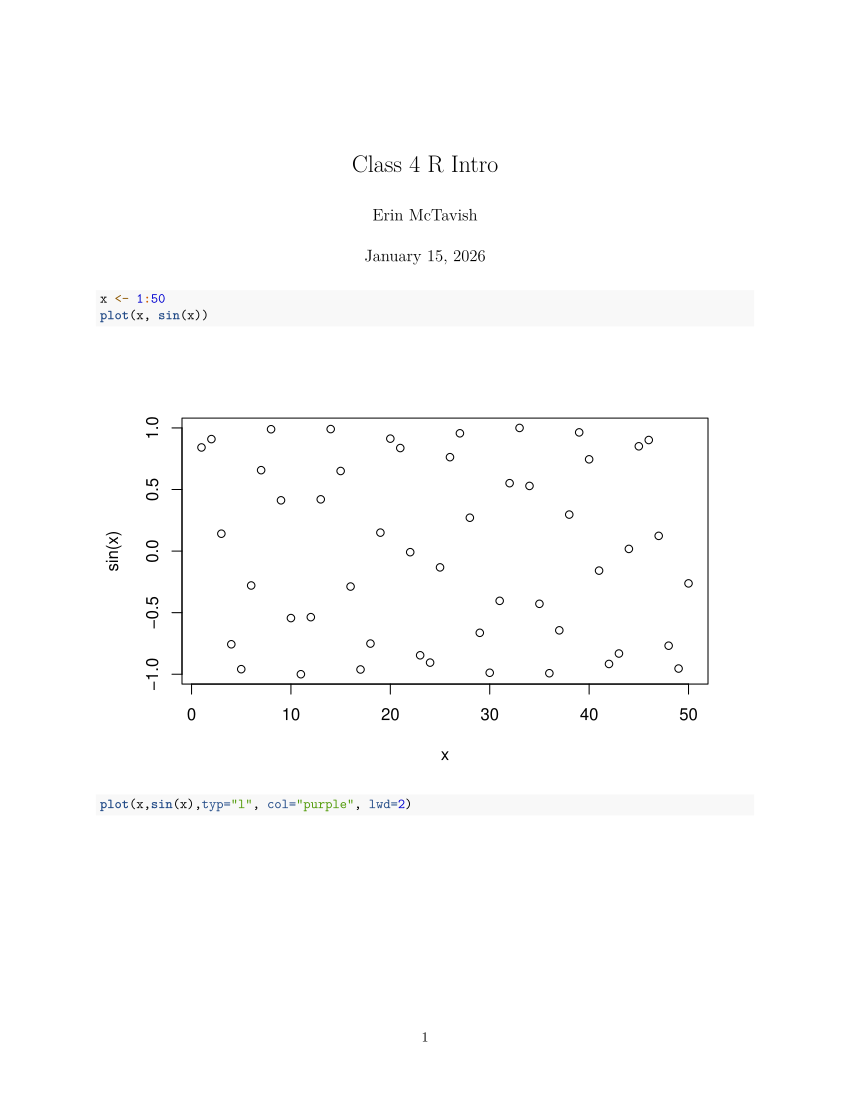

R code for this plot:
#' ---
#' title: "Class 4 R Intro"
#' author: "Erin McTavish"
#' date: "January 15, 2026"
#' ---

x <- 1:50
plot(x, sin(x))

plot(x,sin(x),typ="l", col="purple", lwd=2)
log(10, base =10)
